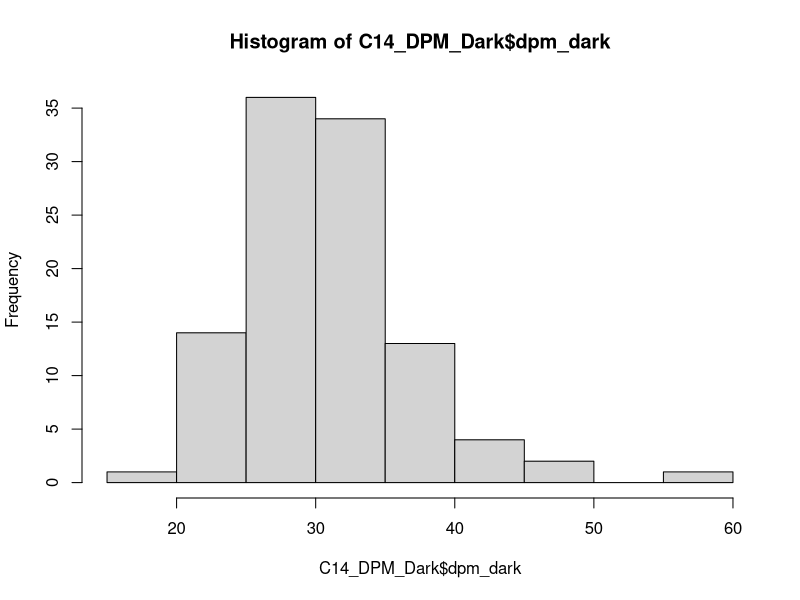
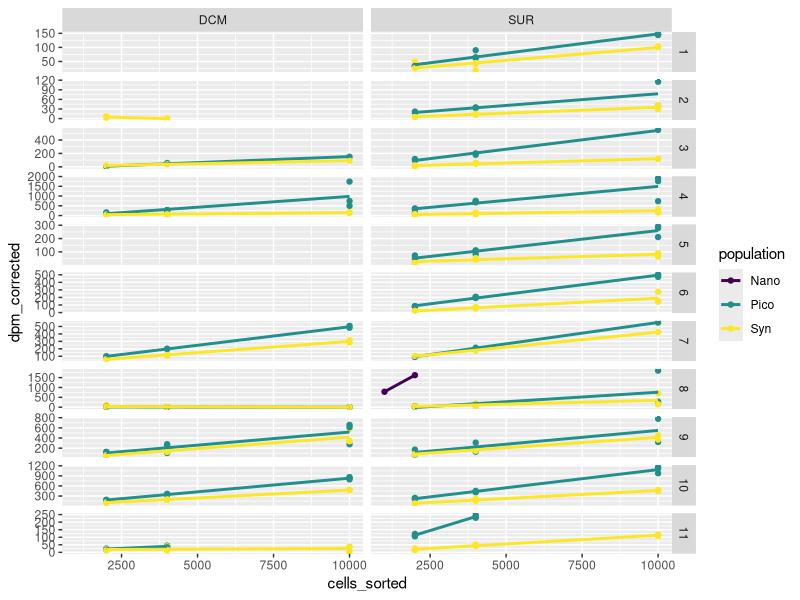
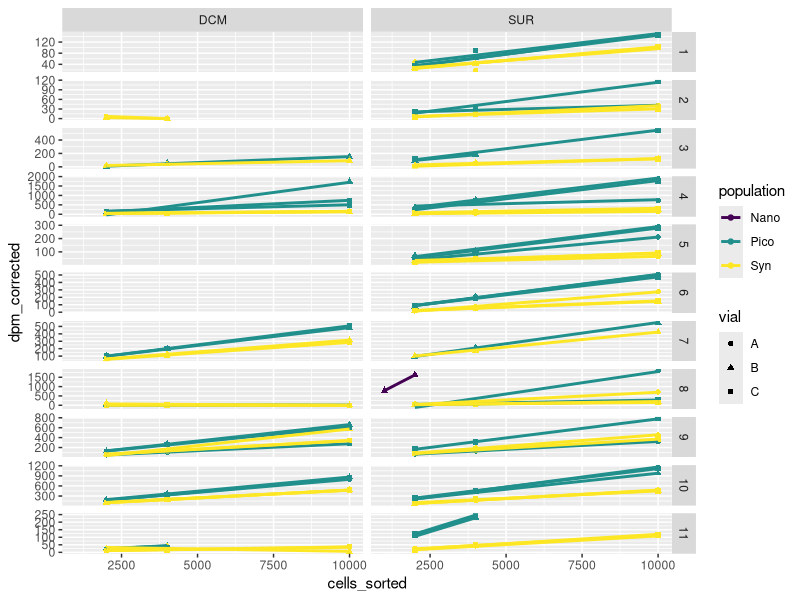
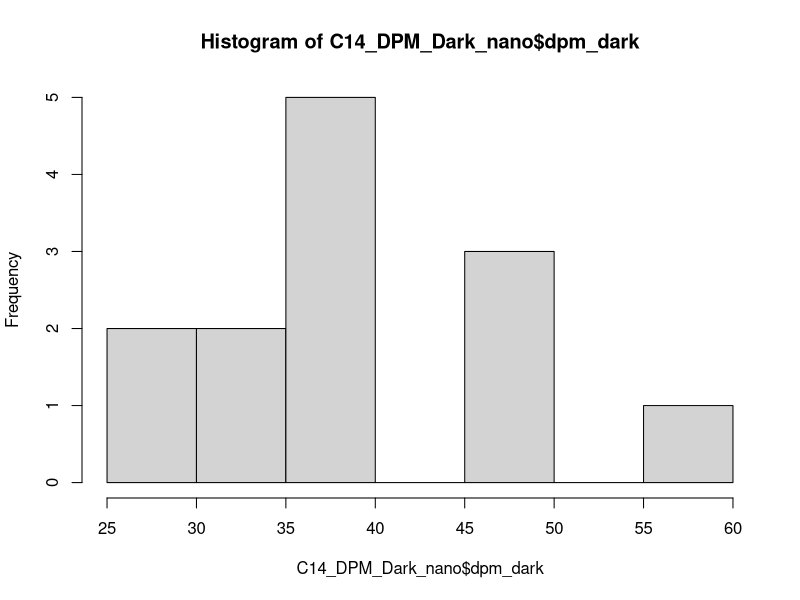
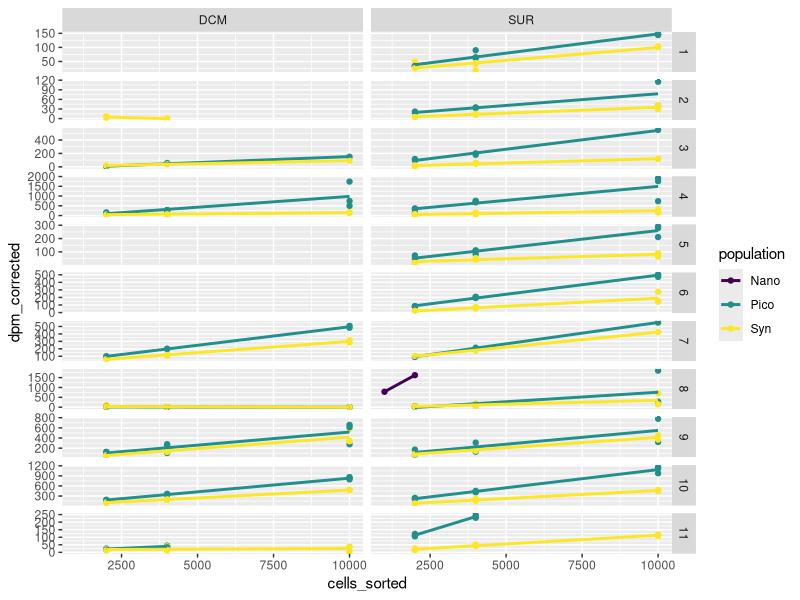
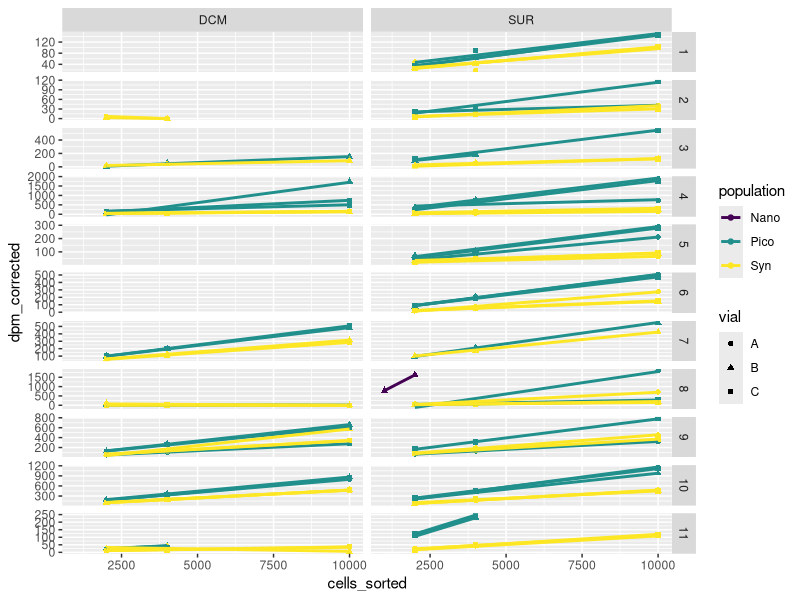

R code for these plots, in order: (Note: this script raises an error after producing the figures.)
## ---- chunk 1
  knitr::opts_chunk$set(message=FALSE,
                        warning=FALSE,
                        cache=TRUE,
                        tidy=FALSE)
## ---- chunk 2
library(dplyr)
library(tidyverse)
library(ggplot2)
library(broom)
## ---- chunk 3
C14_DPM <- readxl::read_excel("data_used/TAN1810_14C-Pico_25052020_QA_1.0.xlsx", sheet = "Complete data TAN1810", skip = 11) %>%
  dplyr::select (`Cycle#`, `EXP#`, SAMPLE, `Vial code             (i - initials, A to C - light incubation, D - dark)`, `sorting population`, `Cells sorted`, DPM1, DIC, `SA_dpm_mL`) %>%   
     rename(cycle = `Cycle#`,
            exp = `EXP#`,
            sample = SAMPLE, 
            vial = `Vial code             (i - initials, A to C - light incubation, D - dark)`, 
            population = `sorting population`, 
            cells_sorted = `Cells sorted`, 
            dpm = DPM1,
            SA = `SA_dpm_mL`) %>%
    #filter(population != "Nano") %>%
    filter(population != "Nano" | (population == "Nano" & exp == 8 & sample == "SUR" & vial == "B") | (population == "Nano" & exp == 8 & sample == "SUR" & vial == "D")) %>% # cells sorted for both 1000 and 2000
    filter(!(exp == 3 & sample == "SUR" & vial == "A" & population == "Pico")) %>% # Decreasing LM value.
    filter(!(exp == 2 & sample == "DCM" & vial == "A" & population == "Pico")) %>% # DPM is lower than the average dark vial. Remove
     group_by(cycle, exp, sample, vial, population, cells_sorted) %>% 
     summarize(cells_sorted = mean(cells_sorted),
               dpm= mean(dpm),
               DIC = mean(DIC),
               SA = mean(SA)) %>%
    ungroup()

C14_DPM
## ---- chunk 4
C14_DPM_Dark <- C14_DPM %>% 
  filter(vial == "D") %>% 
  rename(dpm_dark = dpm) %>% 
  dplyr::select(-vial) # Remove the vial column
C14_DPM_Dark
# Check the values of dpm dark with histogram. The values are normally distributed, concentrated around the mean.
hist(C14_DPM_Dark$dpm_dark)
mean(C14_DPM_Dark$dpm_dark)

#for checking. Not using.
#C14_dpm_dark_1000cells<- C14_DPM_Dark %>%
#  filter(cells_sorted == "2000") %>%
#  summarise(dpm_dark = mean(dpm_dark))
## ---- chunk 5
C14_DPM_corrected <- left_join(C14_DPM,C14_DPM_Dark) %>% 
  filter (vial != "D") %>% 
  # DV - The next line replace dpm_dark to average dpm_dark if no value. Checked with histogram above.
  mutate(dpm_dark = case_when (is.na(dpm_dark) ~ mean(dpm_dark, na.rm = TRUE),
                               TRUE ~ dpm_dark))  %>% 
  # DV - The next line set dpm_correct to zero if negative, as negative values are all close to zero.
  mutate(dpm_corrected = case_when (dpm >= dpm_dark ~ dpm - dpm_dark,
                                    TRUE ~0)) 

C14_DPM_corrected  
## ---- chunk 6
 reg_plot <- ggplot(data = C14_DPM_corrected, aes(x=cells_sorted, y=dpm_corrected, color=population)) +
  geom_point() + stat_smooth(method="lm", se=FALSE) +
  facet_grid(rows=vars(exp), cols=vars(sample), scales = "free_y") +
  scale_color_viridis_d()
reg_plot
pdf("figures/C14_regression_method 1.pdf", height=15, width=10) ; plot(reg_plot) ; dev.off()
## ---- chunk 7
C14_DPM_model_1 <- C14_DPM_corrected %>%
  group_by(cycle, exp, sample, population, DIC, SA) %>% 
  tidyr::nest() %>% 
  mutate(
    fit = purrr::map(data, ~ lm(dpm_corrected ~ cells_sorted, data = .x)),
    tidied = purrr::map(fit, tidy)
  ) %>% 
  unnest(tidied)

C14_DPM_model_output_1 <- C14_DPM_model_1 %>% 
  select(exp:population, term, estimate) %>% 
  pivot_wider(names_from="term", values_from ="estimate" ) %>% 
  rename (slope = cells_sorted, intercept = `(Intercept)`)

C14_DPM_model_output_1
  
## ---- chunk 8
pp_cal_1 <- mutate(C14_DPM_model_output_1, pp = DIC*slope*(1/(SA*24))*10^9*1.05) %>%
  ungroup() %>%
  filter(population != "Nano") %>%
  filter(pp >= 0) # remove negative pp values

# add missing rows for data analysis later
#pp_cal_1 <- complete(pp_cal_1, nesting(cycle, exp, sample), population) 
  
pp_cal_1
## ---- chunk 9
 reg_plot_2<- ggplot(data = C14_DPM_corrected, aes(x=cells_sorted, y=dpm_corrected, color=population, shape=vial)) +
  geom_point() + stat_smooth(method="lm", se=FALSE) +
  # DV - Set the y_scale to free so that graph is more easy to read
  facet_grid(rows=vars(exp), cols=vars(sample), scales = "free_y") +
  scale_color_viridis_d()
pdf("figures/C14_regression_method 2.pdf", height=15, width=10) ; plot(reg_plot_2) ; dev.off()
reg_plot_2
## ---- chunk 10
 C14_DPM_model_2 <- C14_DPM_corrected %>%
  group_by(cycle, exp, sample, population, vial, DIC, SA) %>% 
  tidyr::nest() %>% 
  mutate(
    fit = purrr::map(data, ~ lm(dpm_corrected ~ cells_sorted, data = .x)),
    tidied = purrr::map(fit, tidy)
  ) %>% 
  unnest(tidied)

C14_DPM_model_output_2 <- C14_DPM_model_2 %>% 
  dplyr::select(exp:population, term, estimate) %>% 
  pivot_wider(names_from="term", values_from ="estimate" ) %>% 
  rename (slope = cells_sorted, intercept = `(Intercept)`)

C14_DPM_model_output_2
  
## ---- chunk 11
pp_cal_2 <- mutate(C14_DPM_model_output_2, pp = DIC*slope*(1/(SA*24))*10^9*1.05) %>%
  ungroup() %>%
  filter(pp > 0) %>% # remove negative pp values 
  filter(population != "Nano") #remove the nano calculation to keep consistent.
  
pp_cal_2
## ---- chunk 12
# Changed the excel sheet read, with final dpm and DIC values
C14_DPM_nano <- readxl::read_excel("data_used/TAN1810_14C-Pico_25052020_QA_1.0.xlsx", sheet = "Complete data TAN1810", skip = 11)%>% 
  dplyr::select (`Cycle#`, `EXP#`, SAMPLE, `Vial code             (i - initials, A to C - light incubation, D - dark)`, `sorting population`, `Cells sorted`, DPM1, DIC, `SA_dpm_mL`) %>%   
     rename(cycle = `Cycle#`,
            exp = `EXP#`,
            sample = SAMPLE, 
            vial = `Vial code             (i - initials, A to C - light incubation, D - dark)`, 
            population = `sorting population`, 
            cells_sorted = `Cells sorted`, 
            dpm = DPM1,
            SA = `SA_dpm_mL`) %>%
    filter(population == "Nano") %>%
    filter(!(exp == 5 & sample == "SUR" & vial =="D")) %>%
    filter(!(exp == 6 & sample == "SUR" & vial == "A" & dpm == 384)) %>%
    filter(!(exp == 7 & sample == "SUR")) %>%
    filter(!(exp == 7 & sample == "DCM" & vial =="D")) %>%
    filter(!(exp == 7 & sample == "DCM" & cells_sorted == 2000)) %>%
    filter(!(exp == 8 & sample == "DCM")) %>%
    filter(!(exp == 8 & sample == "SUR" & cells_sorted == 2000)) %>%
    mutate(vial = case_when((exp == 1 & sample == "SUR" & vial == "C") ~ "D",
                            (exp == 1 & sample == "SUR" & vial == "D") ~ "C",
                            TRUE ~ vial)) %>%  #for swapping values of C and D
   group_by(cycle, exp, sample, vial, population, cells_sorted) %>% 
   summarize(cells_sorted = mean(cells_sorted),
             dpm= mean(dpm),
             DIC = mean(DIC),
             SA = mean(SA)) %>%
    ungroup()

C14_DPM_nano
## ---- chunk 13
 C14_DPM_Dark_nano <- C14_DPM_nano %>% 
  filter(vial == "D") %>% 
  rename(dpm_dark = dpm) %>% 
  dplyr::select(-vial)  # Remove the vial column
C14_DPM_Dark_nano
# Check the values of dpm dark with histogram.
hist(C14_DPM_Dark_nano$dpm_dark)
mean(C14_DPM_Dark_nano$dpm_dark)
## ---- chunk 14
C14_DPM_corrected_nano <- left_join(C14_DPM_nano,C14_DPM_Dark_nano) %>% 
  filter (vial != "D") %>% 
  # DV - The next line replace dpm_dark to average dpm_dark if no value. Checked with histogram above.
  mutate(dpm_dark = case_when (is.na(dpm_dark) ~ mean(dpm_dark, na.rm = TRUE),
                               TRUE ~ dpm_dark))  %>% 
  # DV - The next line set dpm_correct to zero if negative, as negative values are all close to zero.
  mutate(dpm_corrected = case_when (dpm >= dpm_dark ~ dpm - dpm_dark,
                                    TRUE ~0)) 
C14_DPM_corrected_nano
## ---- chunk 15
pp_cal_nano_2 <- mutate(C14_DPM_corrected_nano, pp = DIC*dpm_corrected*(1/(SA*24*cells_sorted))*10^9*1.05) %>% 
  ungroup() %>%
  filter(pp > 0) # remove negative pp values

# add missing rows for data analysis later
#pp_cal_nano_2 <- complete(pp_cal_nano_2, nesting(cycle, exp, sample), vial, population) %>%
#  ungroup()
  
pp_cal_nano_2
## ---- chunk 16
pp_cal_1_join<-full_join(pp_cal_1,pp_cal_nano) %>%
  select(-SA,-intercept, -slope, -DIC, -cells_sorted, -mean_dpm_corrected)%>%
  arrange(cycle, exp, sample, population) %>%
  tidyr::drop_na()
pp_cal_1_join
pp_cal_1_join$cycle <- as.character(pp_cal_1_join$cycle) 
pp_cal_1_join$exp <- as.character(pp_cal_1_join$exp)
writexl::write_xlsx(pp_cal_1_join,"C14_rates per group_method 1.xlsx")
## ---- chunk 17
pp_cal_2_join<-full_join(pp_cal_2,pp_cal_nano_2) %>%
  select(cycle, exp:population, pp) %>%
  arrange(cycle, exp, sample, population) 
pp_cal_2_join
#pp_cal_2_join$cycle <- as.character(pp_cal_2_join$cycle) 
#pp_cal_2_join$exp <- as.character(pp_cal_2_join$exp)
writexl::write_xlsx(pp_cal_2_join,"C14_rates per group_method2.xlsx")
## ---- chunk 18
pp_cal_table <- pp_cal_1_join %>% 
  group_by(population,sample) %>% 
  summarise(pp_mean = mean(pp, na.rm = TRUE),
            ssd = sd(pp, na.rm = TRUE),
            count = n()) %>%
  mutate(se = ssd / sqrt(count),
        lower_CI = pp_mean - qt(1 - (0.05 / 2), count - 1) * se,
        upper_CI = pp_mean + qt(1 - (0.05 / 2), count - 1) * se) %>%
  select(population, sample, pp_mean, se, lower_CI, upper_CI)%>%
  rename(Population = population,
         Depth = sample,
         `Mean primary production rate (fgC/h/cell)` = pp_mean,
         `Standard error` = se,
         `Lower CI` = lower_CI,
         `Upper CI` = upper_CI)

pp_cal_point <- pp_cal_1_join %>% 
  ggplot() +
  geom_point(aes(x= str_c(population,sample,  sep=" "), y = pp)) +
  xlab("Sample")

pp_cal_boxplot <- pp_cal_1_join %>% 
  ggplot() +
  geom_boxplot(aes(x= str_c(population,sample,  sep=" "), y = pp)) +
  xlab("Sample") +
 # scale_y_continuous(trans='log10')+
  ylab("pp")

pp_cal_table
pp_cal_point
pp_cal_boxplot
## ---- chunk 19
library(xtable)
print(xtable(pp_cal_table),
      comment = FALSE)
## ---- chunk 20
pp_cal_1_join$cycle <- factor(pp_cal_1_join$cycle,levels = c("3", "4", "1", "2", "5"))
pp_cal_rename <- 
cycle_boxplot <- ggplot(pp_cal_1_join, aes(x = cycle, y=pp, fill=population)) +
                 geom_boxplot() + 
                 scale_y_continuous(trans='log10') +
                 ylab("Primary Production (fgC/h/cell)") +
                 xlab("Cycle")+
                 labs(fill= "Sorted cells")+
                theme_minimal()

cycle_boxplot
cycle_table <- pp_cal_1_join %>% 
  group_by(cycle, population) %>% 
  summarise(pp_mean = mean(pp, na.rm = TRUE)) %>%
  pivot_wider(names_from = cycle, values_from = pp_mean)
cycle_table

pp_cal_1_join$exp <- factor(pp_cal_1_join$exp,levels = c("3", "4", "5", "6", "7", "8", "1", "2", "9", "10", "11"))
exp_boxplot <- ggplot(pp_cal_1_join, aes(x = exp, y=pp, fill=population)) +
                 geom_boxplot() + 
                 scale_y_continuous(trans='log10') +
                 ylab("Primary Production (fgC/h/cell)") 
exp_boxplot
## ---- chunk 21

depth_boxplot <- ggplot(pp_cal_1_join, aes(x = sample, y=pp, fill=population)) +
                 geom_boxplot() + 
                 scale_y_continuous(trans='log10') +
                 ylab("Primary Production (fgC/h/cell)") 
                 
        
depth_boxplot

depth_table_1 <- pp_cal_1_join %>% 
  group_by(cycle, sample, population) %>% 
  summarise(pp_mean = mean(pp, na.rm = TRUE)) %>%
  pivot_wider(names_from = cycle, values_from = pp_mean)
depth_table_1
depth_table_2 <- pp_cal_1_join %>% 
  group_by(cycle, sample) %>% 
  summarise(pp_mean = mean(pp, na.rm = TRUE)) %>%
  pivot_wider(names_from = cycle, values_from = pp_mean)
depth_table_2

## ---- chunk 22
 
pp_cal_2_join %>% 
  group_by(population, sample) %>% 
  summarise(pp_mean = mean(pp, na.rm = TRUE))

pp_cal_2_join %>% 
  ggplot() +
  geom_point(aes(x= str_c(population,sample,  sep=" "), y = pp)) +
  xlab("Sample")

pp_cal_2_join %>% 
  ggplot() +
  geom_boxplot(aes(x= str_c(population,sample,  sep=" "), y = pp)) +
  xlab("Sample")
